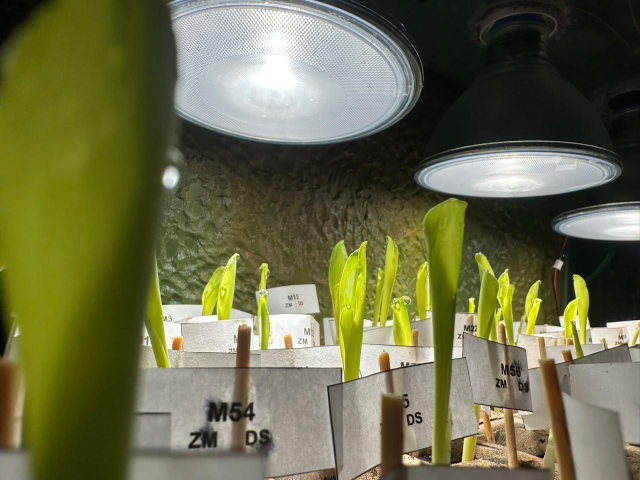
#> input picture Img/cultivo3.jpeg, 1280 x 960 px, given in place of icon.png, which was not available (shown at 1/2 size)
$ python make-icons.py
#> lines starting #> are read from the running program, lines starting #| are printed output that depends on the picture
"""Genera favicon.ico, apple-touch-icon.png, icon-32.png y og-image.jpg (1200x630) en public/."""
from PIL import Image, ImageDraw, ImageFont, ImageEnhance

NIGHT = (15, 17, 11)
icon = Image.open("Img/icon.png").convert("RGBA")  # isotipo sobre negro

def square(size, pad):
#> called with size = 180, pad = 0.12
    bg = Image.new("RGB", (size, size), NIGHT)
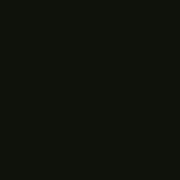
#> bg: PIL image 180x180 RGB; mean R, G, B 15, 17, 11
    s = int(size * (1 - 2 * pad))
    im = icon.copy(); im.thumbnail((s, s), Image.LANCZOS)
    bg.paste(im, ((size - im.width) // 2, (size - im.height) // 2), im)
    return bg

square(180, 0.12).save("public/apple-touch-icon.png")
square(32, 0.04).save("public/icon-32.png")
square(192, 0.12).save("public/icon-192.png")
square(512, 0.12).save("public/icon-512.png")
#> call 4 of square, with size = 512, pad = 0.12
#> in square (call 4), `bg.paste(im, ((size - im.width) // 2, (size - im.height) // 2), im)`:
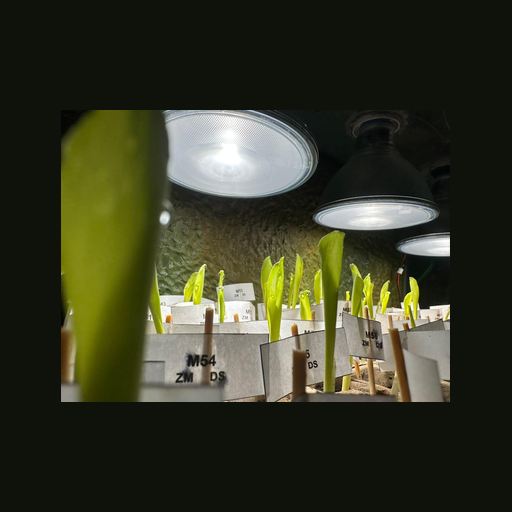
#> bg: PIL image 512x512 RGB; mean R, G, B 55.4, 56.8, 38.2
square(64, 0.04).save("public/favicon.ico", sizes=[(16, 16), (32, 32), (48, 48)])
#> in square (call 5), `bg.paste(im, ((size - im.width) // 2, (size - im.height) // 2), im)`:
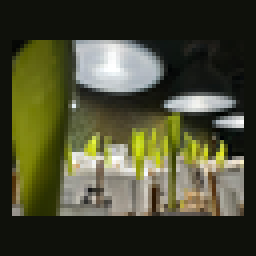
#> bg: PIL image 64x64 RGB (shown 4 times larger); mean R, G, B 73.1, 74.3, 50.2

og = Image.open("Img/cultivo2.jpeg").convert("RGB")
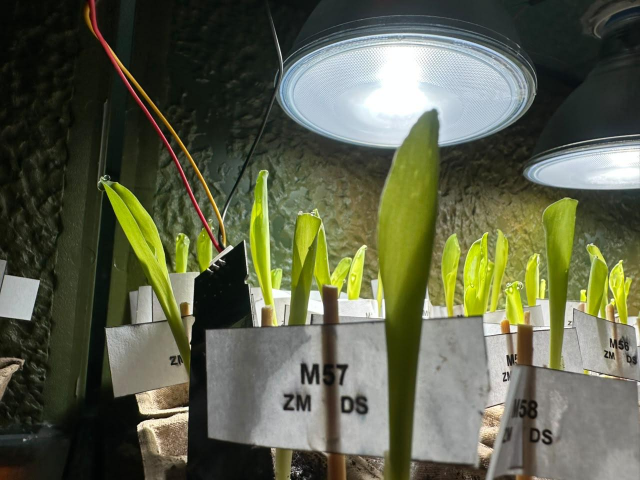
#> input picture Img/cultivo2.jpeg, 1280 x 960 px, found by its file name (shown at 1/2 size)
#> og is the input picture: PIL image 1280x960 RGB; mean R, G, B 92.6, 96.5, 74
w, h = 1200, 630
scale = max(w / og.width, h / og.height)
#> scale = 0.938
og = og.resize((int(og.width * scale), int(og.height * scale)), Image.LANCZOS)
#> og: PIL image 1200x900 RGB
og = og.crop(((og.width - w) // 2, (og.height - h) // 2, (og.width - w) // 2 + w, (og.height - h) // 2 + h))
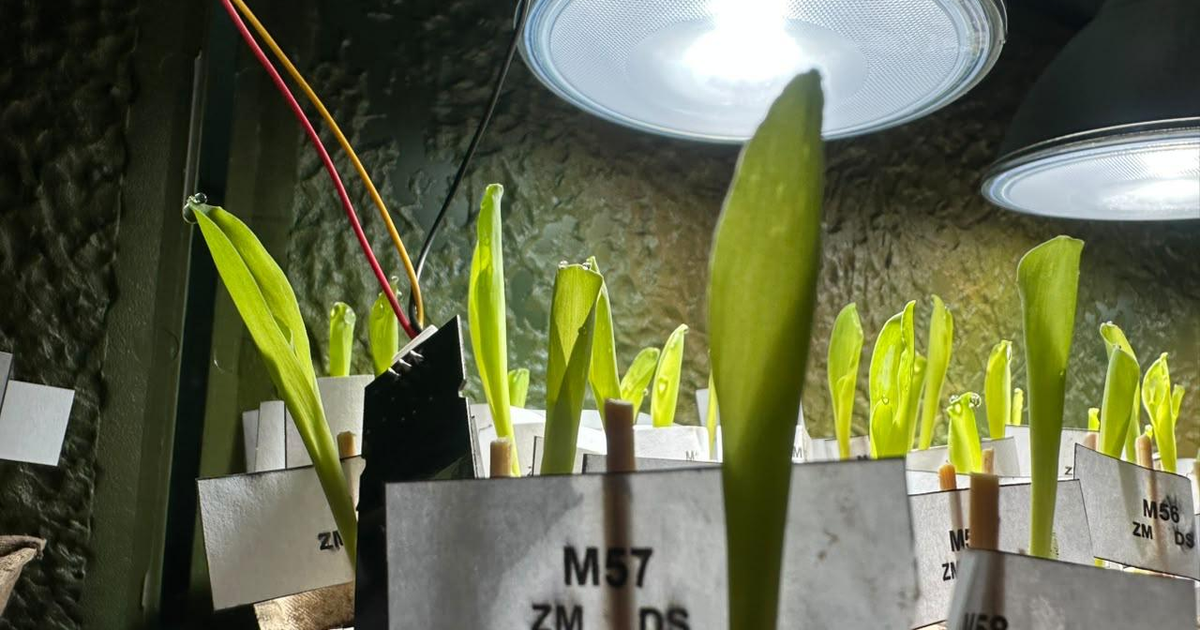
#> og: PIL image 1200x630 RGB; mean R, G, B 101.3, 106, 76.2
og = ImageEnhance.Brightness(og).enhance(0.55)
shade = Image.new("L", (w, h))
#> shade: PIL image 1200x630 L; every value is 0
ImageDraw.Draw(shade).rectangle((0, 0, w, h), fill=0)
for x in range(w):  # oscurece el lado izquierdo para el texto
    ImageDraw.Draw(shade).line((x, 0, x, h), fill=int(200 * max(0, 1 - x / (w * 0.75))))
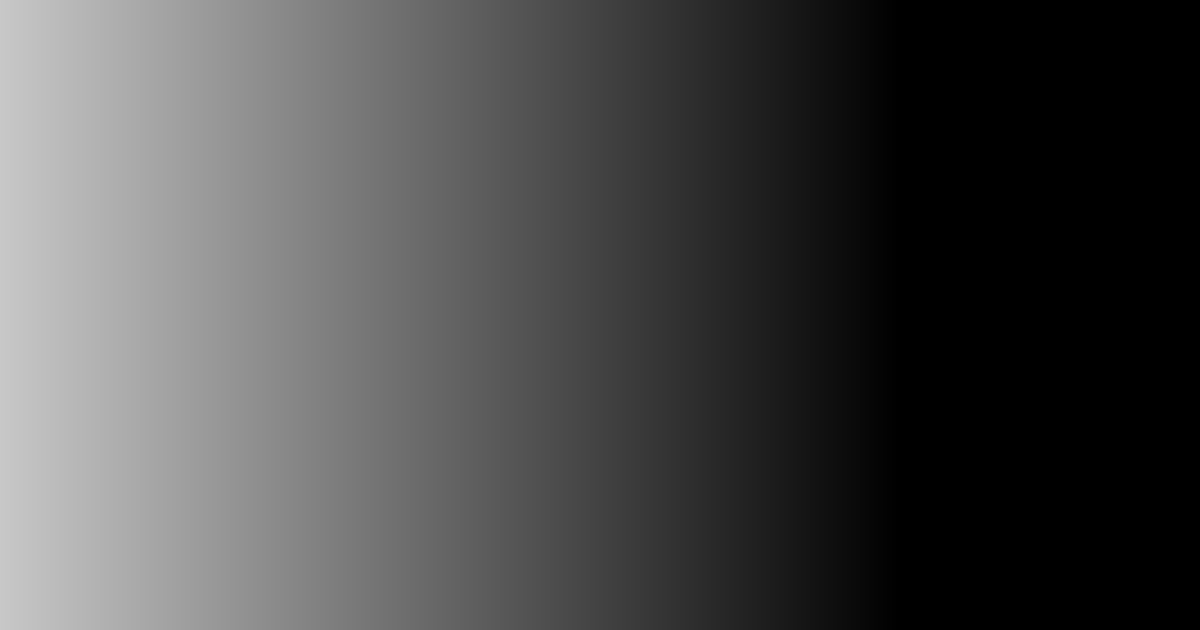
#> shade: PIL image 1200x630 L; min 0, max 200, mean 74.7
og = Image.composite(Image.new("RGB", (w, h), NIGHT), og, shade)
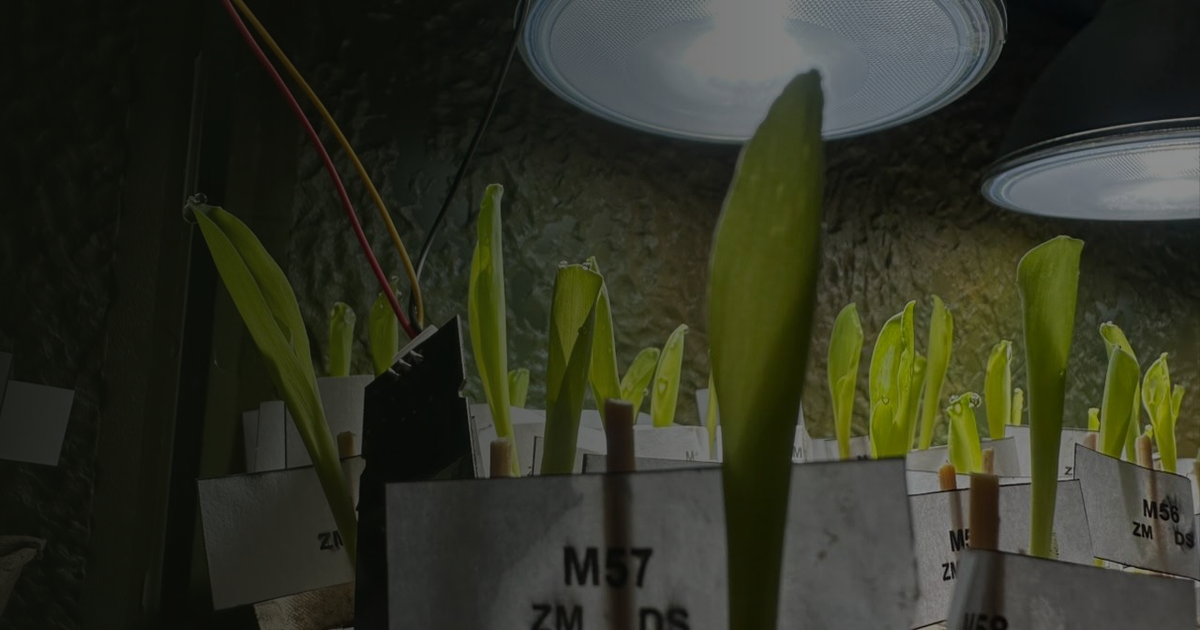
#> og: PIL image 1200x630 RGB; mean R, G, B 47.9, 50.4, 36.2
d = ImageDraw.Draw(og)
serif = ImageFont.truetype("public/fonts/manrope-latin-wght-normal.woff2", 92)
#> (the run stopped early here; a loop or call above may not have finished)
